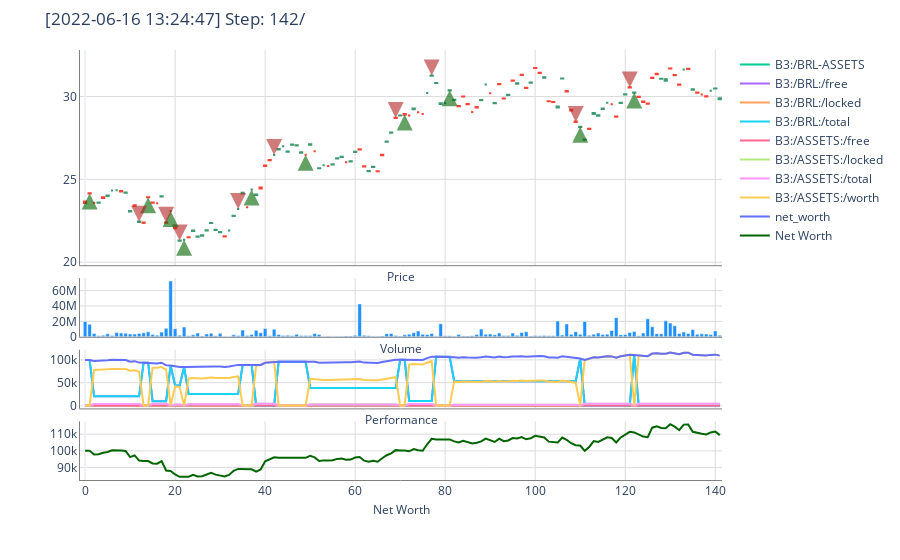

Notebook cell for this chart:
### Code cell
# 1. Instantiate the evaluation environment
env, portfolio = create_eval_env({
    "window_size": window_size
})

# 2. Run until episode ends
episode_reward = 0
done = False
obs = env.reset()

while not done:
    action = agent.compute_single_action(obs)
    obs, reward, done, info = env.step(action)
    episode_reward += reward
    
env.render()

portfolio.ledger.as_frame().head(10)

### Figure 1 — Plotly figure (JSON) as saved in the notebook; plotly's stock layout.template omitted (floating-point values rounded to 4 significant figures; data arrays with more than 128 entries replaced by an {"elided": "..."} marker saying what was removed)
{"data": [{"close": {"elided": "142 float values"}, "high": {"elided": "142 float values"}, "low": {"elided": "142 float values"}, "name": "Price", "open": {"elided": "142 float values"}, "showlegend": false, "type": "candlestick", "uid": "b451082a-fc48-456a-9a0c-da2ee658fa3f", "xaxis": "x", "yaxis": "y"}, {"marker": {"color": "DodgerBlue"}, "name": "Volume", "showlegend": false, "type": "bar", "uid": "7fdc3a01-1d52-48fe-8385-60931f2833f1", "xaxis": "x2", "y": {"elided": "142 float values"}, "yaxis": "y2"}, {"mode": "lines", "name": "B3:/BRL-ASSETS", "type": "scatter", "uid": "42586a86-0c35-413b-8d7e-f10003601ea8", "xaxis": "x3", "y": {"elided": "142 float values"}, "yaxis": "y3"}, {"mode": "lines", "name": "B3:/BRL:/free", "type": "scatter", "uid": "a5053516-312a-498e-b12e-478bd42ec01e", "xaxis": "x3", "y": {"elided": "142 float values"}, "yaxis": "y3"}, {"mode": "lines", "name": "B3:/BRL:/locked", "type": "scatter", "uid": "480a98e8-cc27-469f-b59b-0336e958dce0", "xaxis": "x3", "y": {"elided": "142 int values"}, "yaxis": "y3"}, {"mode": "lines", "name": "B3:/BRL:/total", "type": "scatter", "uid": "3fc6f585-f8e8-4f85-a08d-e746de896ab6", "xaxis": "x3", "y": {"elided": "142 float values"}, "yaxis": "y3"}, {"mode": "lines", "name": "B3:/ASSETS:/free", "type": "scatter", "uid": "1a9d7aed-d39e-433d-9c46-54b8fa2958b9", "xaxis": "x3", "y": {"elided": "142 int values"}, "yaxis": "y3"}, {"mode": "lines", "name": "B3:/ASSETS:/locked", "type": "scatter", "uid": "725b7414-0ec5-4a81-aa51-32c1ab144d19", "xaxis": "x3", "y": {"elided": "142 float values"}, "yaxis": "y3"}, {"mode": "lines", "name": "B3:/ASSETS:/total", "type": "scatter", "uid": "42190e1d-b052-4b60-b6cd-1c1ce3b68b6e", "xaxis": "x3", "y": {"elided": "142 float values"}, "yaxis": "y3"}, {"mode": "lines", "name": "B3:/ASSETS:/worth", "type": "scatter", "uid": "d8b7b869-5a88-4a03-a7be-27c9fb24ee6f", "xaxis": "x3", "y": {"elided": "142 float values"}, "yaxis": "y3"}, {"mode": "lines", "name": "net_worth", "type": "scatter", "uid": "626fe27a-1694-40b9-9f8d-298aad2fea31", "xaxis": "x3", "y": {"elided": "142 float values"}, "yaxis": "y3"}, {"marker": {"color": "DarkGreen"}, "mode": "lines", "name": "Net Worth", "type": "scatter", "uid": "7fa72ca4-84f1-434d-ace5-cf33f94eb420", "xaxis": "x4", "y": {"elided": "142 float values"}, "yaxis": "y4"}], "layout": {"annotations": [{"arrowcolor": "DarkGreen", "arrowhead": 2, "arrowsize": 0.8, "arrowwidth": 4, "ax": 0, "ay": 15, "hoverlabel": {"bgcolor": "DarkGreen"}, "hovertext": "Step 123 [2022-04-01]<br>BUY 3659.63 ASSETS @ 30.24 BRL MARKET<br>Total: 110667.27 BRL - Comm.: 388.70 BRL", "opacity": 0.6, "showarrow": true, "x": 122, "xref": "x", "y": 30.24, "yref": "y"}, {"arrowcolor": "FireBrick", "arrowhead": 2, "arrowsize": 0.8, "arrowwidth": 4, "ax": 0, "ay": -15, "hoverlabel": {"bgcolor": "FireBrick"}, "hovertext": "Step 122 [2022-03-31]<br>SELL 3635.22 ASSETS @ 30.55 BRL MARKET<br>Total: 111055.97 BRL - Comm.: 12.77 ASSETS", "opacity": 0.6, "showarrow": true, "x": 121, "xref": "x", "y": 30.55, "yref": "y"}, {"arrowcolor": "DarkGreen", "arrowhead": 2, "arrowsize": 0.8, "arrowwidth": 4, "ax": 0, "ay": 15, "hoverlabel": {"bgcolor": "DarkGreen"}, "hovertext": "Step 111 [2022-03-16]<br>BUY 3647.99 ASSETS @ 28.18 BRL MARKET<br>Total: 102800.31 BRL - Comm.: 361.06 BRL", "opacity": 0.6, "showarrow": true, "x": 110, "xref": "x", "y": 28.18, "yref": "y"}, {"arrowcolor": "FireBrick", "arrowhead": 2, "arrowsize": 0.8, "arrowwidth": 4, "ax": 0, "ay": -15, "hoverlabel": {"bgcolor": "FireBrick"}, "hovertext": "Step 110 [2022-03-15]<br>SELL 1746.61 ASSETS @ 28.47 BRL MARKET<br>Total: 49725.99 BRL - Comm.: 6.13 ASSETS", "opacity": 0.6, "showarrow": true, "x": 109, "xref": "x", "y": 28.47, "yref": "y"}, {"arrowcolor": "DarkGreen", "arrowhead": 2, "arrowsize": 0.8, "arrowwidth": 4, "ax": 0, "ay": 15, "hoverlabel": {"bgcolor": "DarkGreen"}, "hovertext": "Step 82 [2022-02-01]<br>BUY 1752.74 ASSETS @ 30.38 BRL MARKET<br>Total: 53248.36 BRL - Comm.: 187.02 BRL", "opacity": 0.6, "showarrow": true, "x": 81, "xref": "x", "y": 30.38, "yref": "y"}, {"arrowcolor": "FireBrick", "arrowhead": 2, "arrowsize": 0.8, "arrowwidth": 4, "ax": 0, "ay": -15, "hoverlabel": {"bgcolor": "FireBrick"}, "hovertext": "Step 78 [2022-01-26]<br>SELL 3097.27 ASSETS @ 31.27 BRL MARKET<br>Total: 96851.63 BRL - Comm.: 10.88 ASSETS", "opacity": 0.6, "showarrow": true, "x": 77, "xref": "x", "y": 31.27, "yref": "y"}, {"arrowcolor": "DarkGreen", "arrowhead": 2, "arrowsize": 0.8, "arrowwidth": 4, "ax": 0, "ay": 15, "hoverlabel": {"bgcolor": "DarkGreen"}, "hovertext": "Step 72 [2022-01-18]<br>BUY 3108.15 ASSETS @ 28.91 BRL MARKET<br>Total: 89856.61 BRL - Comm.: 315.60 BRL", "opacity": 0.6, "showarrow": true, "x": 71, "xref": "x", "y": 28.91, "yref": "y"}, {"arrowcolor": "FireBrick", "arrowhead": 2, "arrowsize": 0.8, "arrowwidth": 4, "ax": 0, "ay": -15, "hoverlabel": {"bgcolor": "FireBrick"}, "hovertext": "Step 70 [2022-01-14]<br>SELL 2155.23 ASSETS @ 28.71 BRL MARKET<br>Total: 61876.65 BRL - Comm.: 7.57 ASSETS", "opacity": 0.6, "showarrow": true, "x": 69, "xref": "x", "y": 28.71, "yref": "y"}, {"arrowcolor": "DarkGreen", "arrowhead": 2, "arrowsize": 0.8, "arrowwidth": 4, "ax": 0, "ay": 15, "hoverlabel": {"bgcolor": "DarkGreen"}, "hovertext": "Step 50 [2021-12-15]<br>BUY 2162.8 ASSETS @ 26.48 BRL MARKET<br>Total: 57270.88 BRL - Comm.: 201.15 BRL", "opacity": 0.6, "showarrow": true, "x": 49, "xref": "x", "y": 26.48, "yref": "y"}, {"arrowcolor": "FireBrick", "arrowhead": 2, "arrowsize": 0.8, "arrowwidth": 4, "ax": 0, "ay": -15, "hoverlabel": {"bgcolor": "FireBrick"}, "hovertext": "Step 43 [2021-12-06]<br>SELL 3618.69 ASSETS @ 26.47 BRL MARKET<br>Total: 95786.72 BRL - Comm.: 12.71 ASSETS", "opacity": 0.6, "showarrow": true, "x": 42, "xref": "x", "y": 26.47, "yref": "y"}, {"arrowcolor": "DarkGreen", "arrowhead": 2, "arrowsize": 0.8, "arrowwidth": 4, "ax": 0, "ay": 15, "hoverlabel": {"bgcolor": "DarkGreen"}, "hovertext": "Step 38 [2021-11-29]<br>BUY 3631.4 ASSETS @ 24.39 BRL MARKET<br>Total: 88569.91 BRL - Comm.: 311.08 BRL", "opacity": 0.6, "showarrow": true, "x": 37, "xref": "x", "y": 24.39, "yref": "y"}, {"arrowcolor": "FireBrick", "arrowhead": 2, "arrowsize": 0.8, "arrowwidth": 4, "ax": 0, "ay": -15, "hoverlabel": {"bgcolor": "FireBrick"}, "hovertext": "Step 35 [2021-11-24]<br>SELL 2740.81 ASSETS @ 23.21 BRL MARKET<br>Total: 63614.2 BRL - Comm.: 9.63 ASSETS", "opacity": 0.6, "showarrow": true, "x": 34, "xref": "x", "y": 23.21, "yref": "y"}, {"arrowcolor": "DarkGreen", "arrowhead": 2, "arrowsize": 0.8, "arrowwidth": 4, "ax": 0, "ay": 15, "hoverlabel": {"bgcolor": "DarkGreen"}, "hovertext": "Step 23 [2021-11-05]<br>BUY 2750.44 ASSETS @ 21.36 BRL MARKET<br>Total: 58749.49 BRL - Comm.: 206.35 BRL", "opacity": 0.6, "showarrow": true, "x": 22, "xref": "x", "y": 21.36, "yref": "y"}, {"arrowcolor": "FireBrick", "arrowhead": 2, "arrowsize": 0.8, "arrowwidth": 4, "ax": 0, "ay": -15, "hoverlabel": {"bgcolor": "FireBrick"}, "hovertext": "Step 22 [2021-11-04]<br>SELL 1889.99 ASSETS @ 21.31 BRL MARKET<br>Total: 40275.69 BRL - Comm.: 6.64 ASSETS", "opacity": 0.6, "showarrow": true, "x": 21, "xref": "x", "y": 21.31, "yref": "y"}, {"arrowcolor": "DarkGreen", "arrowhead": 2, "arrowsize": 0.8, "arrowwidth": 4, "ax": 0, "ay": 15, "hoverlabel": {"bgcolor": "DarkGreen"}, "hovertext": "Step 20 [2021-11-01]<br>BUY 1896.63 ASSETS @ 23.09 BRL MARKET<br>Total: 43793.12 BRL - Comm.: 153.81 BRL", "opacity": 0.6, "showarrow": true, "x": 19, "xref": "x", "y": 23.09, "yref": "y"}, {"arrowcolor": "FireBrick", "arrowhead": 2, "arrowsize": 0.8, "arrowwidth": 4, "ax": 0, "ay": -15, "hoverlabel": {"bgcolor": "FireBrick"}, "hovertext": "Step 19 [2021-10-29]<br>SELL 3506.43 ASSETS @ 22.39 BRL MARKET<br>Total: 78508.97 BRL - Comm.: 12.32 ASSETS", "opacity": 0.6, "showarrow": true, "x": 18, "xref": "x", "y": 22.39, "yref": "y"}, {"arrowcolor": "DarkGreen", "arrowhead": 2, "arrowsize": 0.8, "arrowwidth": 4, "ax": 0, "ay": 15, "hoverlabel": {"bgcolor": "DarkGreen"}, "hovertext": "Step 15 [2021-10-25]<br>BUY 3518.75 ASSETS @ 23.92 BRL MARKET<br>Total: 84168.53 BRL - Comm.: 295.62 BRL", "opacity": 0.6, "showarrow": true, "x": 14, "xref": "x", "y": 23.92, "yref": "y"}, {"arrowcolor": "FireBrick", "arrowhead": 2, "arrowsize": 0.8, "arrowwidth": 4, "ax": 0, "ay": -15, "hoverlabel": {"bgcolor": "FireBrick"}, "hovertext": "Step 13 [2021-10-21]<br>SELL 3289.49 ASSETS @ 22.45 BRL MARKET<br>Total: 73849.05 BRL - Comm.: 11.55 ASSETS", "opacity": 0.6, "showarrow": true, "x": 12, "xref": "x", "y": 22.45, "yref": "y"}, {"arrowcolor": "DarkGreen", "arrowhead": 2, "arrowsize": 0.8, "arrowwidth": 4, "ax": 0, "ay": 15, "hoverlabel": {"bgcolor": "DarkGreen"}, "hovertext": "Step 2 [2021-10-05]<br>BUY 3301.04 ASSETS @ 24.15 BRL MARKET<br>Total: 79720.0 BRL - Comm.: 280.00 BRL", "opacity": 0.6, "showarrow": true, "x": 1, "xref": "x", "y": 24.15, "yref": "y"}], "margin": {"t": 50}, "title": {"text": "[2022-06-16 13:24:47] Step: 142/"}, "xaxis": {"anchor": "y", "domain": [0, 1], "gridcolor": "Gainsboro", "linecolor": "Grey", "matches": "x4", "rangeslider": {"visible": false}, "showticklabels": false, "title": {"font": {"size": 12}, "standoff": 7, "text": "Price"}}, "xaxis2": {"anchor": "y2", "domain": [0, 1], "gridcolor": "Gainsboro", "linecolor": "Grey", "matches": "x4", "showticklabels": false, "title": {"font": {"size": 12}, "standoff": 7, "text": "Volume"}}, "xaxis3": {"anchor": "y3", "domain": [0, 1], "gridcolor": "Gainsboro", "linecolor": "Grey", "matches": "x4", "showticklabels": false, "title": {"font": {"size": 12}, "standoff": 7, "text": "Performance"}}, "xaxis4": {"anchor": "y4", "domain": [0, 1], "gridcolor": "Gainsboro", "linecolor": "Grey", "title": {"font": {"size": 12}, "standoff": 7, "text": "Net Worth"}}, "yaxis": {"anchor": "x", "domain": [0.4995, 1], "gridcolor": "Gainsboro", "linecolor": "Grey"}, "yaxis2": {"anchor": "x2", "domain": [0.333, 0.4695], "gridcolor": "Gainsboro", "linecolor": "Grey"}, "yaxis3": {"anchor": "x3", "domain": [0.1665, 0.303], "gridcolor": "Gainsboro", "linecolor": "Grey"}, "yaxis4": {"anchor": "x4", "domain": [0, 0.1365], "gridcolor": "Gainsboro", "linecolor": "Grey"}}}
